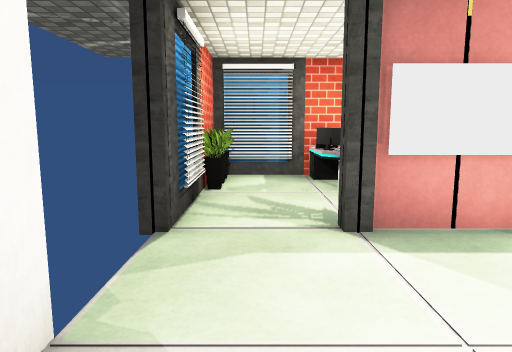
view 1 (above)

19 first-person views from a walk through a Unity game level. The camera is 1.3 m above the floor, tilts 8° down and sees 70° across. Doors are open. The floor is counted in squares, 1 m on a side. Each view is taken from the middle of a square. On the plan, view 1 faces up. The plan holds only what a view shows up to about 15 squares ahead; the rest is blank. The player character is not drawn. Some surface patterns are stand-ins.

view 2
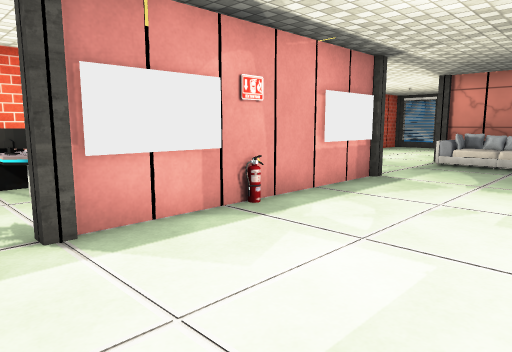

view 3
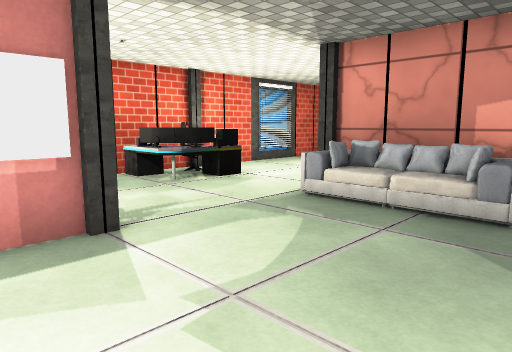

view 4
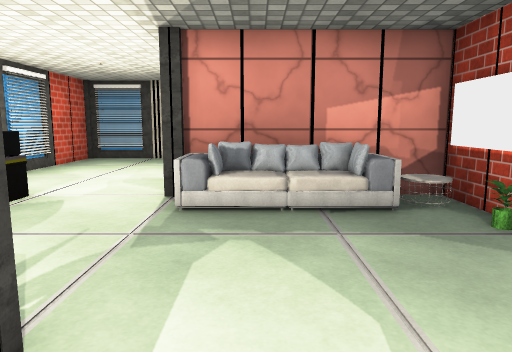

view 5
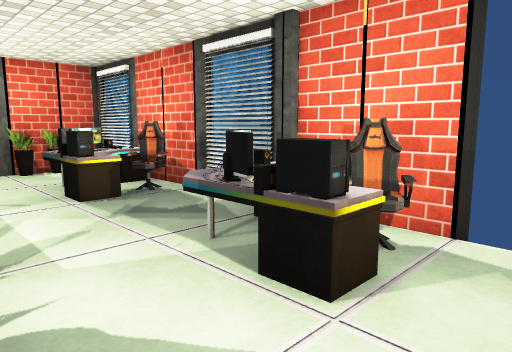

view 6
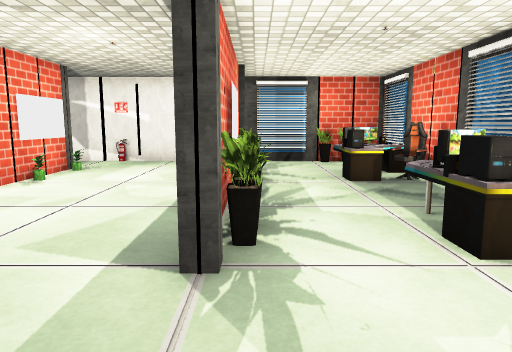

view 7
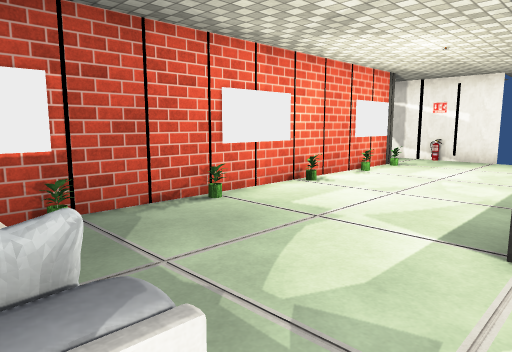

view 8
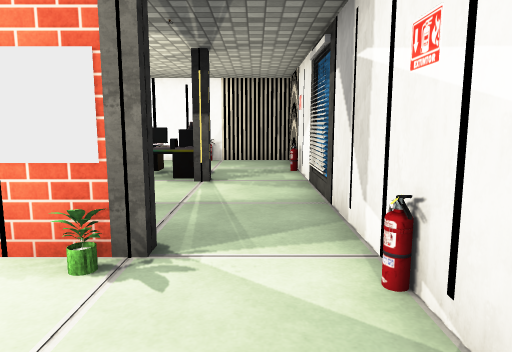

view 9
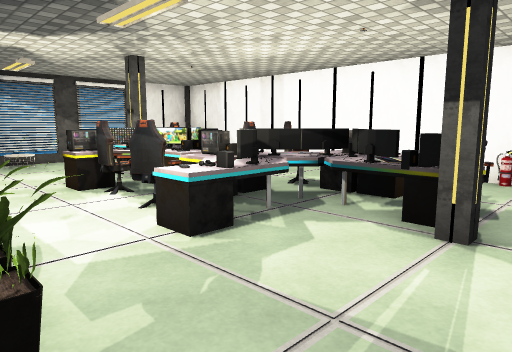

view 10
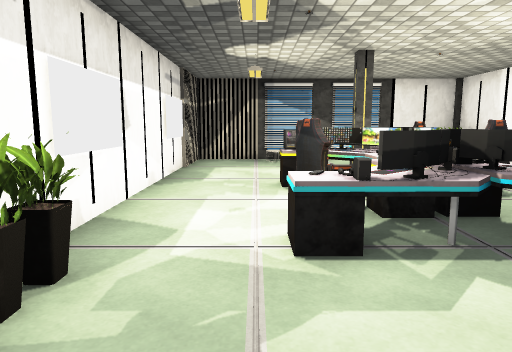

view 11
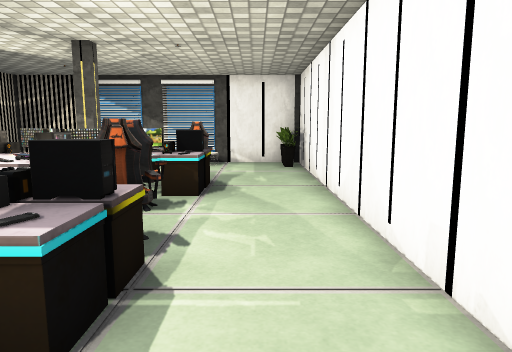

view 12
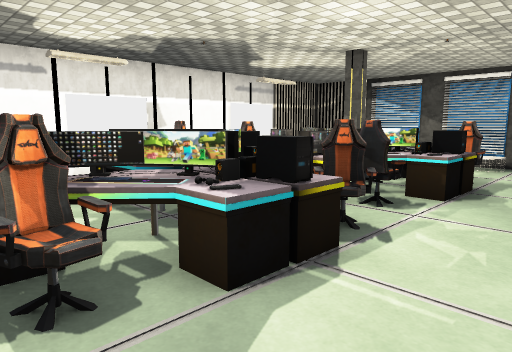

view 13
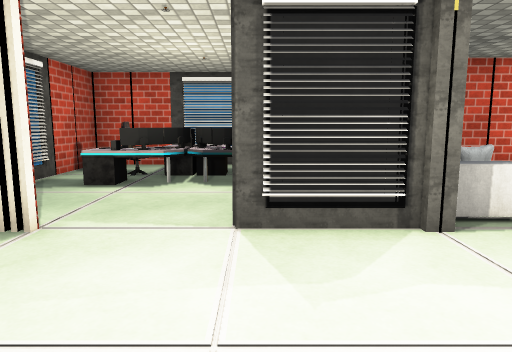

view 14
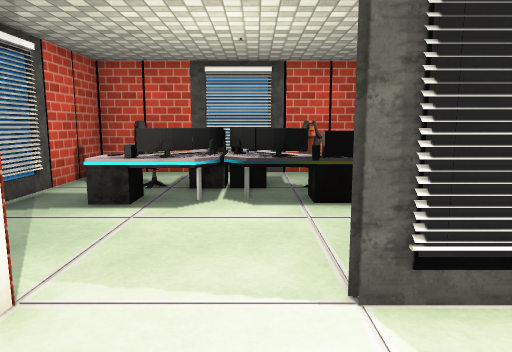

view 15
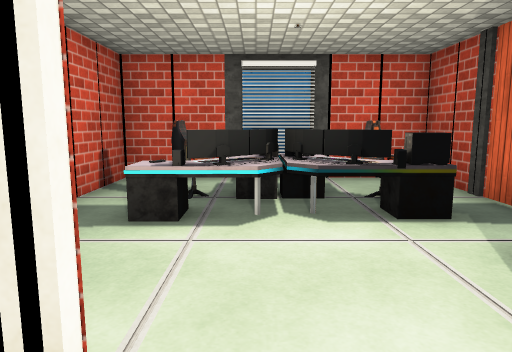

view 16
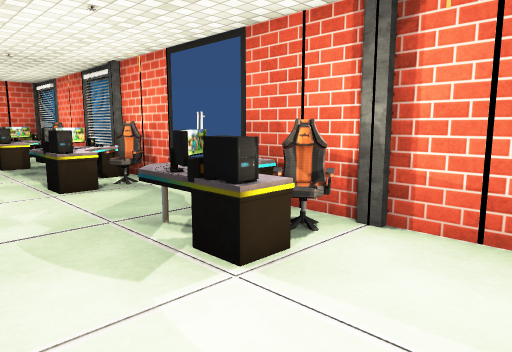

view 17
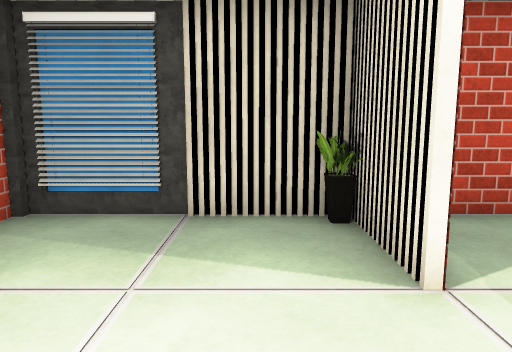

view 18
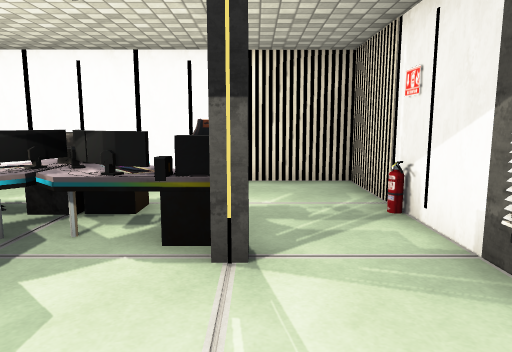

view 19
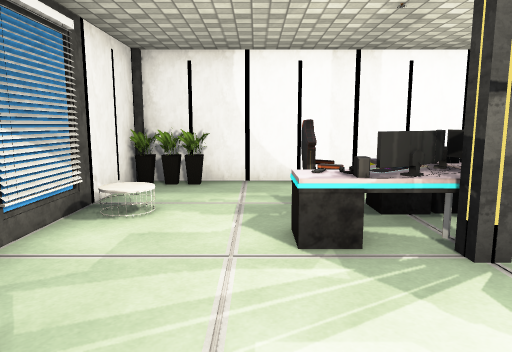

### Floor plan
Points are (right, up) in squares from view 1. A wall is a line through its corners. A room is listed if a view was taken in it or the views show most of it. See-through windows are left out.
Room 1 (views 1, 2, 3, 4, 5, 6, 7, 8, 9, 10, 11, 12, 13, 14, 15, 16, 17, 18, 19)
walls: (3.5, -0.5) (13.5, -0.5); (8.5, 4.5) (3.4, 4.5); (5.1, 4.5) (6.6, 4.5); (3.9, 4.7) (6, 4.7); (13.5, -0.8) (3.4, -0.8); (13.8, -0.5) (13.8, 3.5); (-1.3, 2.1) (-1.3, -10.5) (13.8, -10.5) (13.8, -1.5); (14.5, 4.5) (16.4, 4.5); (5.6, 9.5) (-0.5, 9.5); (9, 9.5) (6.5, 9.5); (-1.1, 6.5) (-1.1, 4.6); (-1.3, 6.5) (-1.3, 5); (13.5, 9.5) (11.1, 9.5); (18.8, 4.7) (20.5, 4.7); (21.2, 5.5) (21.2, 9.5) (14.4, 9.5)
ways out: opening at (17.5, 4); open door at (-1, 3); open door at (10, 9.5)
objects: other object (-1, -7); other object (-1, 0); other object (-1, 4); other object (-1, 7); other object (-1, 8); other object (-1, 9); other object (-1, 10); other object (1, -8) to (3, -6); other object (1, -6); other object (1, -1); other object (1, 4) to (1, 5); other object (2, -10); other object (2, -1); other object (2, 0); other object (2, 7) to (3, 9); other object (3, -1); other object (3, 0); other object (3, 5); other object (4, -8) to (5, -6); other object (4, -5) to (6, -4); other object (4, 4); other object (6, -8) to (8, -6); other object (6, 0); other object (6, 10); other object (7, -5) to (8, -4); other object (7, 5); other object (7, 7) to (8, 9); other object (8, 5); other object (9, -8) to (10, -6); other object (9, -6); other object (9, 0); other object (9, 4); other object (12, -10); other object (12, 0); other object (12, 7) to (13, 9); other object (13, -10); other object (14, 4); other object (14, 10)

Positions as (right, up) in squares from view 1, and headings:
1: (0, 0), facing up
2: (0, 0), facing up-right
3: (7, 0), facing up-right
4: (7, 3), facing right
5: (10, 5), facing up-left
6: (12, 5), facing left
7: (13, 5), facing down-left
8: (0, 3), facing down
9: (0, -1), facing down-right
10: (0, -3), facing right
11: (1, -9), facing right
12: (1, -10), facing up-right
13: (16, 9), facing down
14: (17, 7), facing down
15: (18, 6), facing down
16: (16, 5), facing up-left
17: (16, 6), facing right
18: (1, -2), facing down
19: (11, -2), facing down
